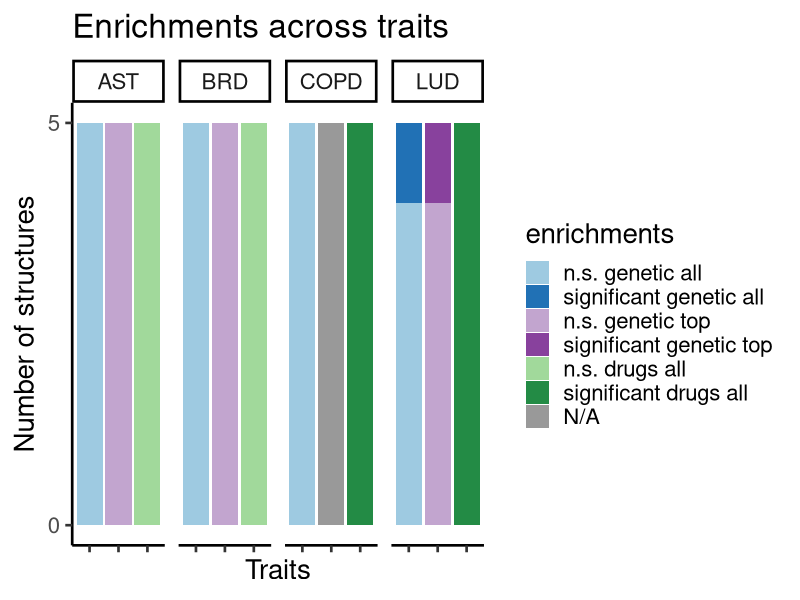

R code for this plot:
## ---- chunk 1
library(ggplot2)
## ---- chunk 2
mydata <- read.csv("Enrichments_barplot_HLA_Bronchi_A50.csv", sep = ";")
## ---- chunk 3
enrichments <- mydata$Enrichment
trait <- mydata$Trait
number_of_structures <- as.numeric(mydata$Structures)
geneset <- mydata$Gene.set
factor_lvl <- 1:length(mydata[,1])
## ---- chunk 4
enrichments <- factor(enrichments, levels = rev(unique(enrichments)))
geneset <- factor(geneset, levels = unique(geneset))
trait <- factor(trait, levels = unique(trait))

## ---- chunk 5
# creating data frame 
enriched_proportions <- data.frame(number_of_structures,trait,enrichments,geneset,factor_lvl)

## ---- chunk 6
p1 <-   ggplot(enriched_proportions, aes(x=geneset, y=number_of_structures, fill = enrichments)) +
    geom_bar(stat="identity", position = "stack") +
    scale_y_continuous(breaks = c(0,5)) + #,limits = c(0,20)) +
    #geom_text(size = 6, position = position_stack(vjust = 0.75),aes(label = number_of_structures)) +
    facet_wrap(~ trait, ncol = 12) +
    labs(title="Enrichments across traits") +
    xlab("Traits") +
    ylab("Number of structures") +
    theme_classic(base_size = 20) +
    theme(axis.text.x=element_blank()) +
    scale_fill_manual(values=c("grey60","#238B45", "#A1D99B","#88419D","#C2A5CF","#2171B5","#9ECAE1")) +
    #coord_flip() +
    guides(fill = guide_legend(reverse = T))

p1
## ---- chunk 7
sessionInfo()
